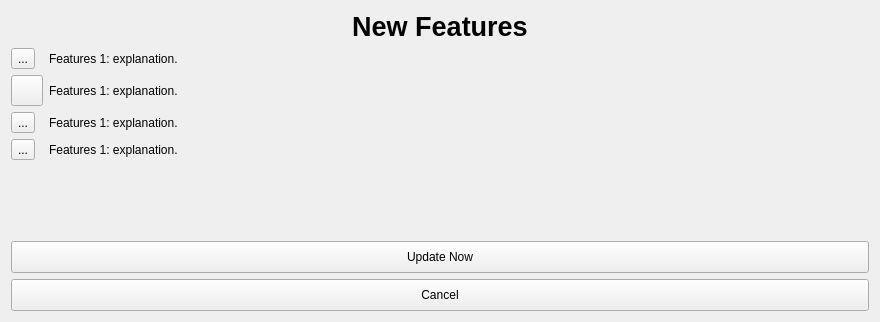
         <widget class="QWidget" name="page_3">
          <property name="styleSheet">
           <string notr="true">QLabel{
border:none;
}</string>
          </property>
          <layout class="QGridLayout" name="gridLayout_7">
           <item row="1" column="0">
            <widget class="QToolButton" name="toolButton">
             <property name="text">
              <string>...</string>
             </property>
             <property name="icon">
              <iconset resource="icons.qrc">
               <normaloff>:/icons/rightwhite.svg</normaloff>:/icons/rightwhite.svg</iconset>
             </property>
             <property name="iconSize">
              <size>
               <width>24</width>
               <height>24</height>
              </size>
             </property>
            </widget>
           </item>
           <item row="1" column="1">
            <widget class="QLabel" name="label_9">
             <property name="text">
              <string>Features 1: explanation.</string>
             </property>
             <property name="wordWrap">
              <bool>true</bool>
             </property>
            </widget>
           </item>
           <item row="2" column="0">
            <widget class="QToolButton" name="toolButton_2">
             <property name="text">
              <string/>
             </property>
             <property name="icon">
              <iconset resource="icons.qrc">
               <normaloff>:/icons/rightwhite.svg</normaloff>:/icons/rightwhite.svg</iconset>
             </property>
             <property name="iconSize">
              <size>
               <width>24</width>
               <height>24</height>
              </size>
             </property>
            </widget>
           </item>
           <item row="2" column="1">
            <widget class="QLabel" name="label_10">
             <property name="text">
              <string>Features 1: explanation.</string>
             </property>
             <property name="wordWrap">
              <bool>true</bool>
             </property>
            </widget>
           </item>
           <item row="3" column="0">
            <widget class="QToolButton" name="toolButton_3">
             <property name="text">
              <string>...</string>
             </property>
             <property name="icon">
              <iconset resource="icons.qrc">
               <normaloff>:/icons/rightwhite.svg</normaloff>:/icons/rightwhite.svg</iconset>
             </property>
             <property name="iconSize">
              <size>
               <width>24</width>
               <height>24</height>
              </size>
             </property>
            </widget>
           </item>
           <item row="3" column="1">
            <widget class="QLabel" name="label_11">
             <property name="text">
              <string>Features 1: explanation.</string>
             </property>
             <property name="wordWrap">
              <bool>true</bool>
             </property>
            </widget>
           </item>
           <item row="4" column="0">
            <widget class="QToolButton" name="toolButton_4">
             <property name="text">
              <string>...</string>
             </property>
             <property name="icon">
              <iconset resource="icons.qrc">
               <normaloff>:/icons/rightwhite.svg</normaloff>:/icons/rightwhite.svg</iconset>
             </property>
             <property name="iconSize">
              <size>
               <width>24</width>
               <height>24</height>
              </size>
             </property>
            </widget>
           </item>
           <item row="4" column="1">
            <widget class="QLabel" name="label_12">
             <property name="text">
              <string>Features 1: explanation.</string>
             </property>
             <property name="wordWrap">
              <bool>true</bool>
             </property>
            </widget>
           </item>
           <item row="0" column="0" colspan="3">
            <widget class="QLabel" name="label">
             <property name="maximumSize">
              <size>
               <width>16777215</width>
               <height>50</height>
              </size>
             </property>
             <property name="text">
              <string>&lt;html&gt;&lt;head/&gt;&lt;body&gt;&lt;p align=&quot;center&quot;&gt;&lt;span style=&quot; font-size:20pt; font-weight:700;&quot;&gt;New Features&lt;/span&gt;&lt;/p&gt;&lt;/body&gt;&lt;/html&gt;</string>
             </property>
             <property name="alignment">
              <set>Qt::AlignmentFlag::AlignCenter</set>
             </property>
            </widget>
           </item>
           <item row="5" column="0" colspan="3">
            <spacer name="verticalSpacer">
             <property name="orientation">
              <enum>Qt::Orientation::Vertical</enum>
             </property>
             <property name="sizeType">
              <enum>QSizePolicy::Policy::Fixed</enum>
             </property>
             <property name="sizeHint" stdset="0">
              <size>
               <width>858</width>
               <height>75</height>
              </size>
             </property>
            </spacer>
           </item>
           <item row="6" column="0" colspan="3">
            <widget class="QPushButton" name="pushButton_2">
             <property name="minimumSize">
              <size>
               <width>0</width>
               <height>32</height>
              </size>
             </property>
             <property name="text">
              <string>Update Now</string>
             </property>
            </widget>
           </item>
           <item row="7" column="0" colspan="3">
            <widget class="QPushButton" name="pushButton">
             <property name="minimumSize">
              <size>
               <width>0</width>
               <height>32</height>
              </size>
             </property>
             <property name="text">
              <string>Cancel</string>
             </property>
            </widget>
           </item>
          </layout>
         </widget>
